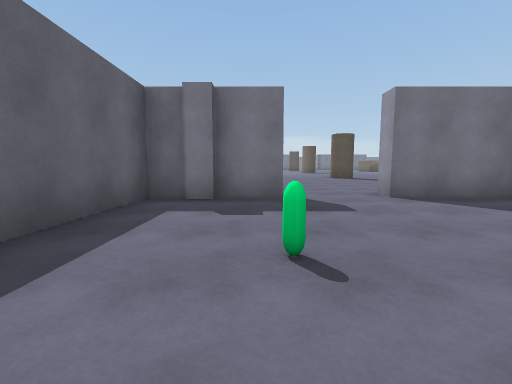
[1] (above)

24 first-person views from a walk through a Unity game level. The camera is 1.2 m above the floor, tilts 6° down and sees 90° across. The floor is counted in squares, 2 m on a side. Each view is taken from the middle of a square. On the plan, view 1 faces up. The plan holds only what a view shows up to about 9 squares ahead; the rest is blank. The place goes on beyond the plan. The player character is not drawn.

[2]
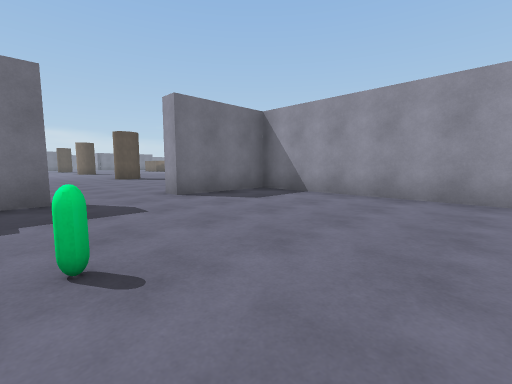

[3]
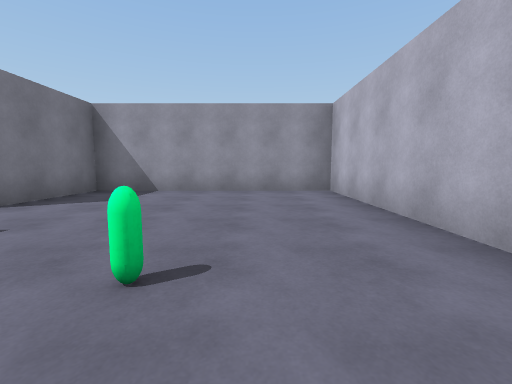

[4]
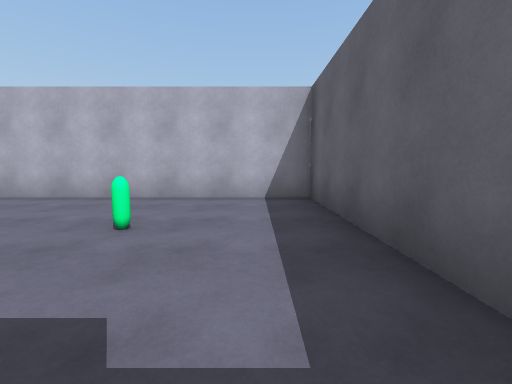

[5]
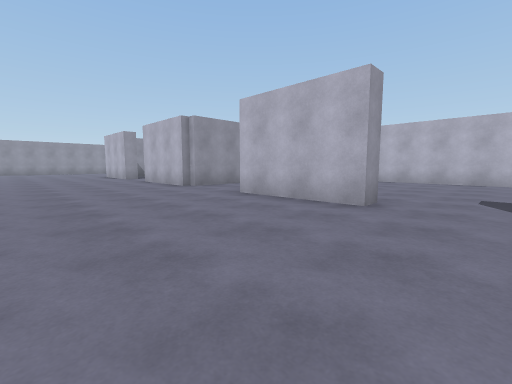

[6]
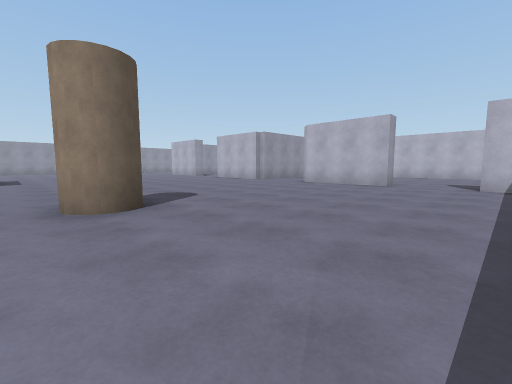

[7]
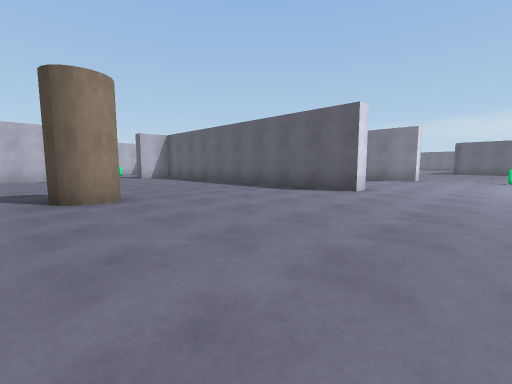

[8]
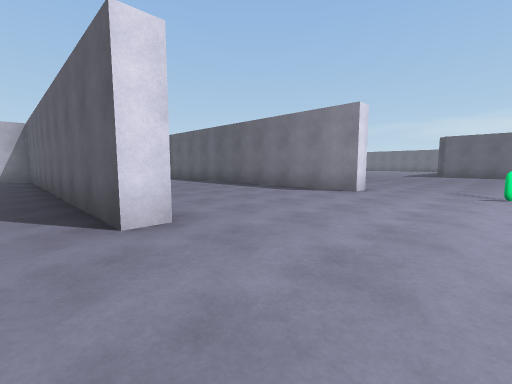

[9]
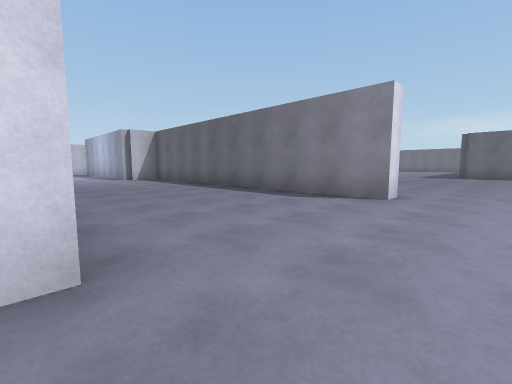

[10]
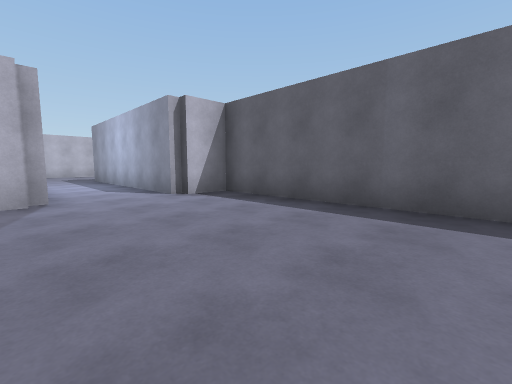

[11]
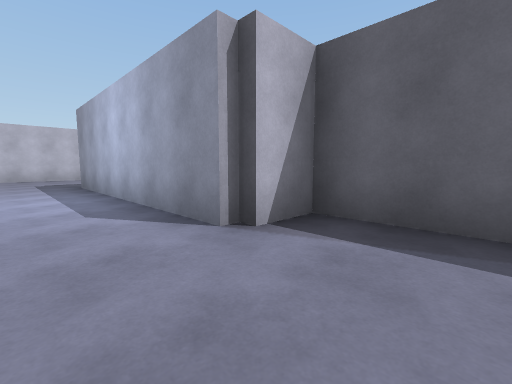

[12]
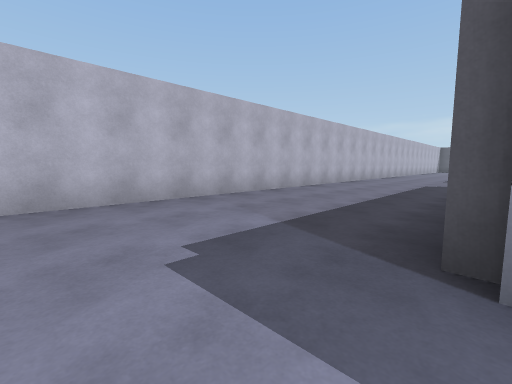

[13]
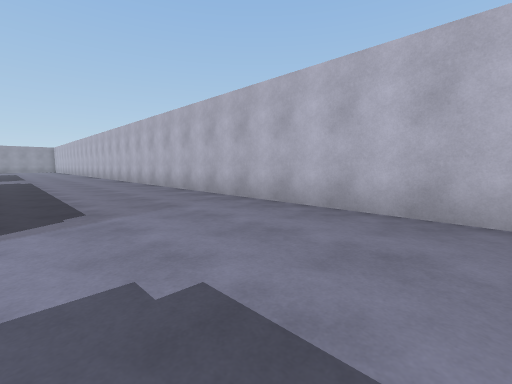

[14]
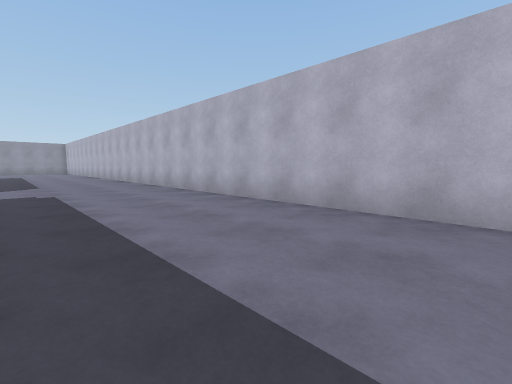

[15]
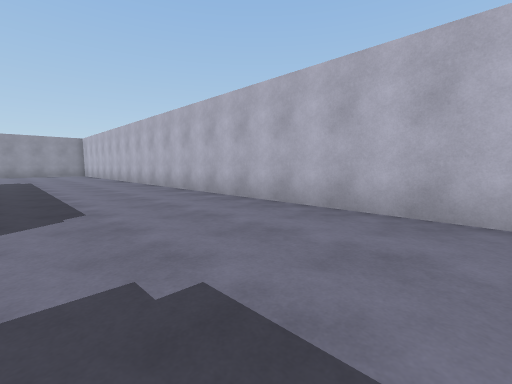

[16]
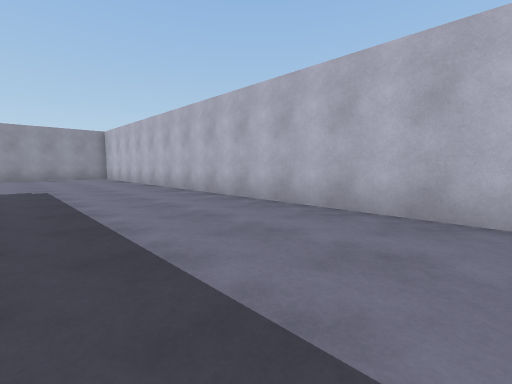

[17]
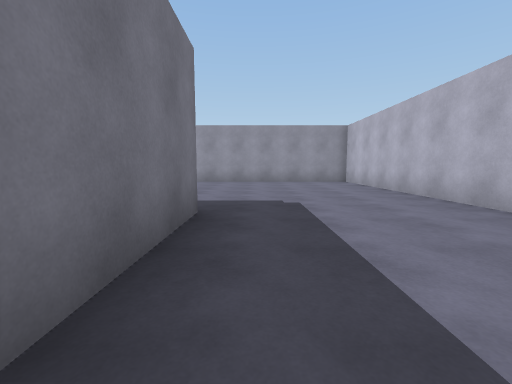

[18]
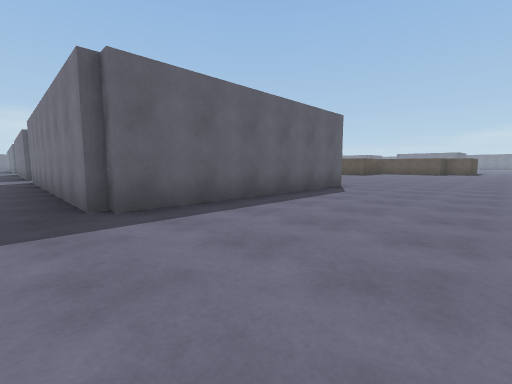

[19]
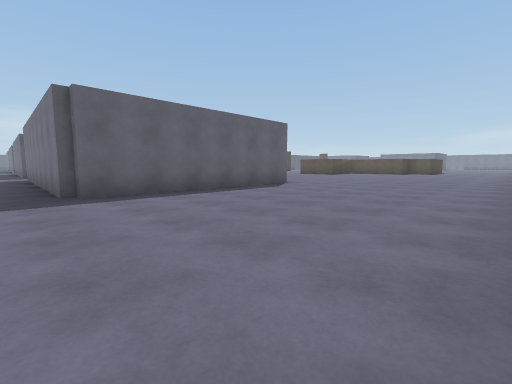

[20]
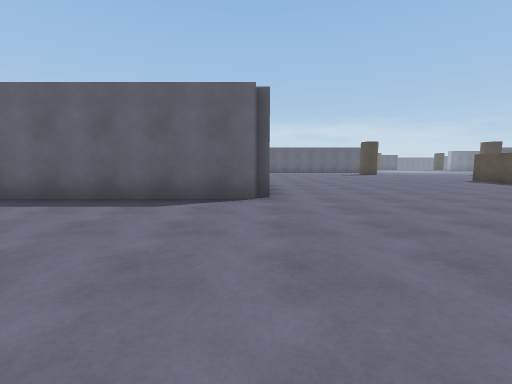

[21]
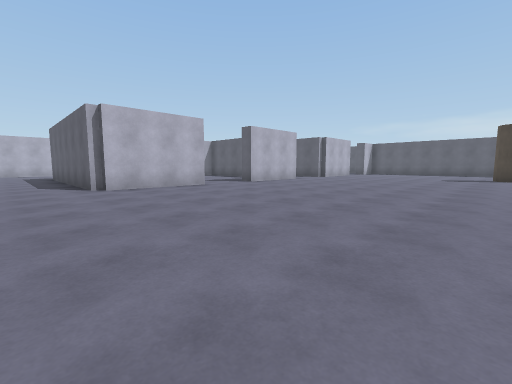

[22]
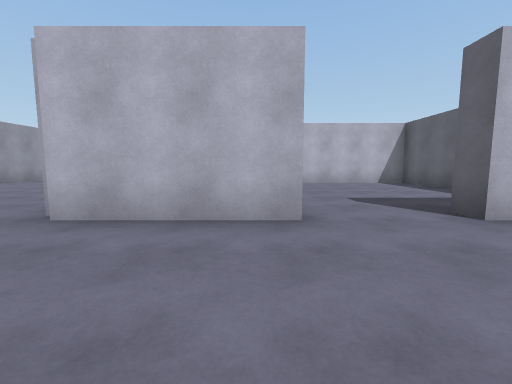

[23]
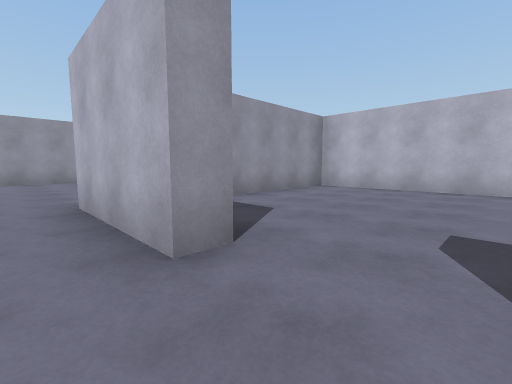

[24]
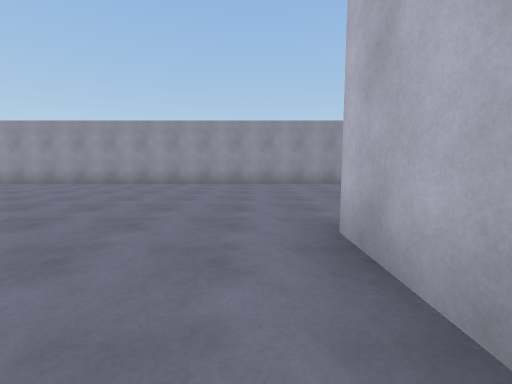

### Floor plan
Points are (right, up) in squares from view 1. A wall is a line through its corners. A room is listed if a view was taken in it or the views show most of it. See-through windows are left out.
Room 1 (views 1, 2, 3, 4)
walls: (0.6, 4.7) (-0.8, 4.7); (-0.6, 4.5) (-1.2, 4.5); (-1.2, 4.7) (-2, 4.7) (-2, -0.8) (5, -0.8) (5, 4.7) (2.5, 4.7) (2.5, 5.2)
ways out: opening at (1.5, 5) to room 2
objects: other object (0, 2)
Room 2 (views 5, 6, 7, 8, 9, 10, 11, 12, 13, 14, 15, 16, 17, 18, 19, 20, 21, 22, 23, 24)
walls: (2.5, 5.2) (5.2, 5.2); (7.5, 3.2) (7.5, 5.2) (10.5, 5.2); (-2.4, 5.2) (-1.9, 5.2); (12.5, 5.2) (15.2, 5.2); (11.8, 13.3) (10.9, 13.3); (-1.4, 14.5) (-0.8, 14.5) (-0.8, 5.2) (0.5, 5.2); (15.5, 5) (15.5, -1); (15.4, -1.3) (7.8, -1.3); (-6.4, 14.5) (-5.8, 14.5) (-5.8, 5.2) (-4.5, 5.2) (-4.5, -1); (21.2, 3.2) (21.2, 14.2); (21.2, -2.6) (21.2, -0.2); (-11.6, -5.3) (21, -5.3)
ways out: opening at (1.5, 5) to room 1; opening at (11.5, 5) to room 3
objects: other object (-6, 17); other object (4, 12)
Room 3 (no view inside)
walls: (12.5, 4.6) (12.5, 5.2); (8, 1.5) (8, -0.8) (15, -0.8) (15, 2.8); (10.5, 5.2) (10.5, 4.8)
ways out: opening at (11.5, 5) to room 2

Positions as (right, up) in squares from view 1, and headings:
1: (0, 0), facing up
2: (0, 0), facing up-right
3: (-1, 1), facing right
4: (-1, 4), facing down
5: (1, 9), facing down-right
6: (0, 13), facing down-right
7: (5, 17), facing down-left
8: (0, 17), facing down-left
9: (-1, 16), facing down-left
10: (-2, 10), facing down-left
11: (-3, 7), facing down-left
12: (-3, -1), facing down-left
13: (-5, -2), facing down-right
14: (0, -2), facing down-right
15: (5, -2), facing down-right
16: (9, -2), facing down-right
17: (12, -2), facing right
18: (19, -2), facing up-left
19: (21, -2), facing up-left
20: (20, 5), facing left
21: (17, 12), facing down-left
22: (13, 8), facing down
23: (11, 6), facing down-right
24: (13, 6), facing right
